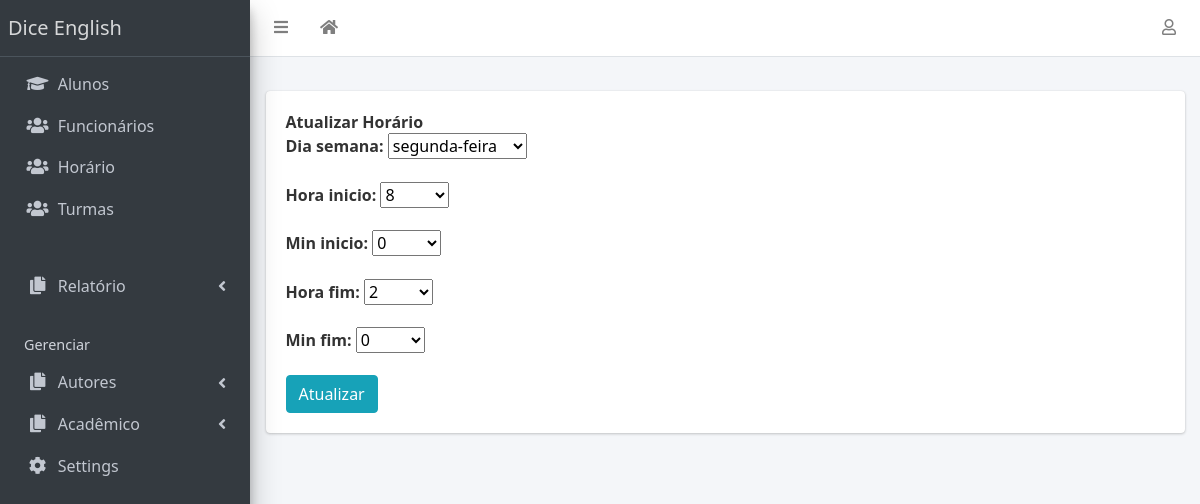
The page /horario-update-form/1 on the database its author committed.
### academico/models.py (models this page shows, shortened)
class Horario(models.Model):
    id = models.AutoField(primary_key=True,)
    dia_semana_choice = (
        ('segunda-feira', 'segunda-feira'),
        ('terça-feira', 'terça-feira'),
        ('quarta-feira', 'quartada-feira'),
        ('quinta-feira', 'quintaa-feira'),
        ('sexta-feira', 'sextaa-feira'),
        ('sábado-feira', 'sábadoda-feira'),
        ('domingo-feira', 'domingoa-feira'),
    )
    dia_semana = models.CharField(max_length=30, blank=True, null=True, default='', choices=dia_semana_choice)
    hora_ini_choice = (
        (f'{x}', f'{x}')
        for x in range(0, 24)
    )
    hora_fim_choice = (
        (f'{x}', f'{x}')
        for x in range(0, 24)
    )
    min_ini_choice = (
        (f'{x}', f'{x}')
        for x in range(0, 60)
    )
    min_fim_choice = (
        (f'{x}', f'{x}')
        for x in range(0, 60)
    )
    hora_inicio = models.CharField(max_length=2, blank=True, null=True, default='', choices=hora_ini_choice)
    min_inicio = models.CharField(max_length=2, blank=True, null=True, default='', choices=min_ini_choice)
    hora_fim = models.CharField(max_length=2, blank=True, null=True, default='', choices=hora_fim_choice)
    min_fim = models.CharField(max_length=2, blank=True, null=True, default='', choices=min_fim_choice)

### academico/views.py (the view)
# urls.py: path('horario-update-form/<int:pk>', views.Horario().update_form, name='horario-update-form'),
    def update_form(self, request, pk):
        post = models.Horario.objects.get(id=pk)
        if request.method == "POST":
            form = forms.HorarioUpdateForm(request.POST, instance=post)
            if form.is_valid():
                post = form.save(commit=False)
                post.save()
                return redirect('home:detalhes', pk=post.hr_turma)
        else:
            form = forms.HorarioUpdateForm(instance=post)
        return render(request, 'horario_update_form.html', {'form': form})

### academico/forms.py
class HorarioUpdateForm(ModelForm):
    class Meta:
        model = models.Horario
        fields = '__all__'

### templates/horario_update_form.html (shortened to what this page needs)
{% extends 'base.html' %}
{% block main %}
<b> Atualizar Horário</b>
<br>
<form action="{% url 'horario-update' %}", method="POST">
    {{ form.as_p }}
    <button class="btn btn-info"
            type="submit">
        Atualizar
    </button>
</form>
{% endblock %}

### templates/base.html (style rules this page uses)
body { font-family: "Segoe UI", -apple-system, BlinkMacSystemFont, Roboto, Oxygen-Sans, Ubuntu, Cantarell, "Helvetica Neue", sans-serif; line-height: 1.4; color: #333; background-color: #fff; padding: 0 ; #5vw }

### rows shown on the page
Horario: dia_semana "segunda-feira", hora_inicio "8", min_inicio "0", hora_fim "2", min_fim "0"

### other values the page prints
{{ school_name | default:"Dice English" }} "Dice English"
